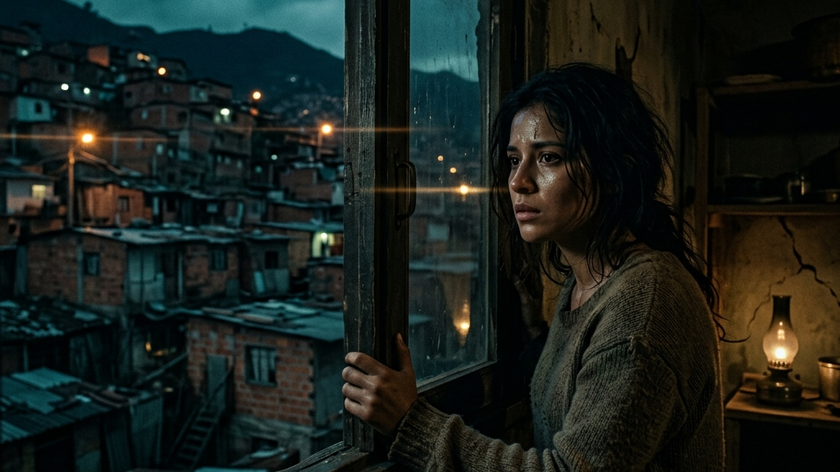
#> input picture dist/artfan/animal.png, 840 x 472 px, shrunk from 1024 x 576 before the run, given in place of media__1775473097787.jpg, which was not available
$ python process_image.py
#> lines starting #> are read from the running program, lines starting #| are printed output that depends on the picture; pictures that were not available may be replaced by others from this repository, and a replacement may not be noted
from PIL import Image, ImageEnhance, ImageOps

input_path = '/Users/Jorge/.gemini/antigravity/brain/a93ab619-ced5-46cd-83b8-5a89458cb177/media__1775473097787.jpg'
output_path = 'public/artfan/gauguin.png'

try:
    img = Image.open(input_path).convert('RGB')
#> img is the input picture: PIL image 840x472 RGB; mean R, G, B 25.2, 31.9, 27.5

    # 1. Decrease brightness slightly
    enhancer = ImageEnhance.Brightness(img)
    img = enhancer.enhance(0.75)
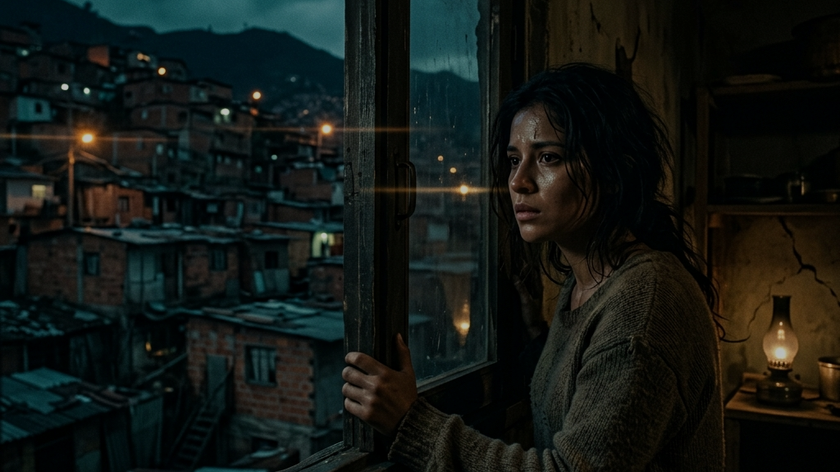
#> img: PIL image 840x472 RGB; mean R, G, B 18.5, 23.6, 20.2

    # 2. Increase contrast to make it punchy
    enhancer = ImageEnhance.Contrast(img)
    img = enhancer.enhance(1.2)

    # 3. Decrease saturation to make it less overwhelmingly yellow, more cinematic
    enhancer = ImageEnhance.Color(img)
    img = enhancer.enhance(0.8)

    # 4. Apply a very subtle cool/dark tint by blending with a dark color
    tint = Image.new('RGB', img.size, (10, 10, 15)) # Very dark bluish-gray
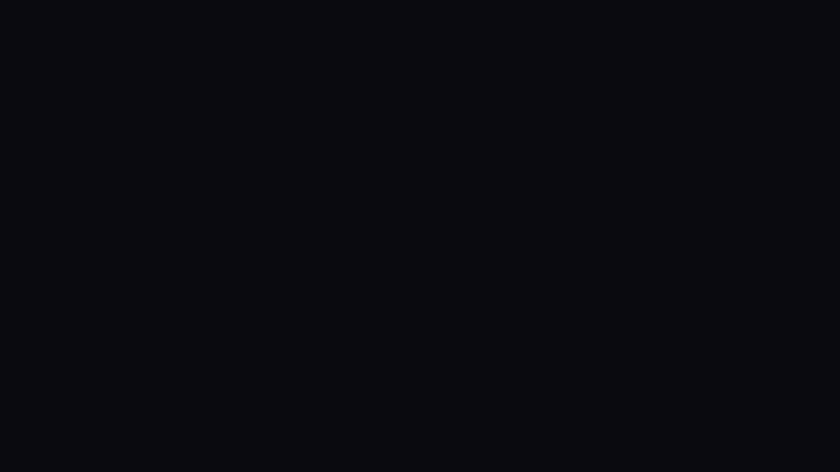
#> tint: PIL image 840x472 RGB; mean R, G, B 10, 10, 15
    img = Image.blend(img, tint, alpha=0.15)

    img.save(output_path, format='PNG')
    print("Successfully processed the image.")
except Exception as e:
    print(f"Error processing image: {e}")

$ run again, on dist/artfan/horamenos.png
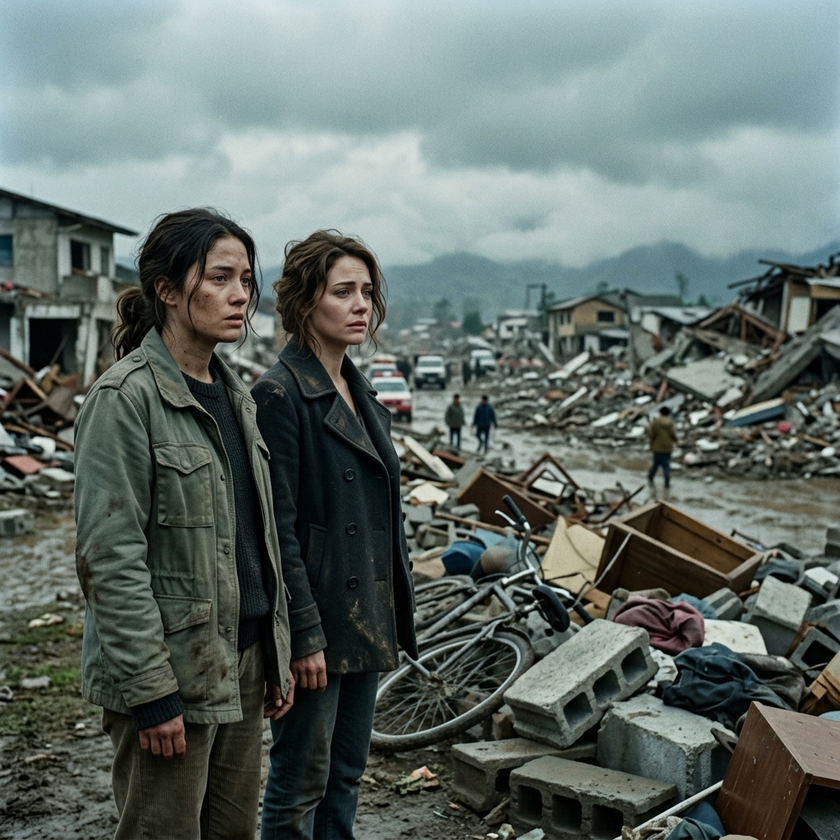
#> input picture dist/artfan/horamenos.png, 840 x 840 px, shrunk from 1024 x 1024 before the run, given in place of media__1775473097787.jpg, which was not available
#> img is the input picture: PIL image 840x840 RGB; mean R, G, B 97.4, 108.6, 104.1
#> `img = enhancer.enhance(0.75)`:
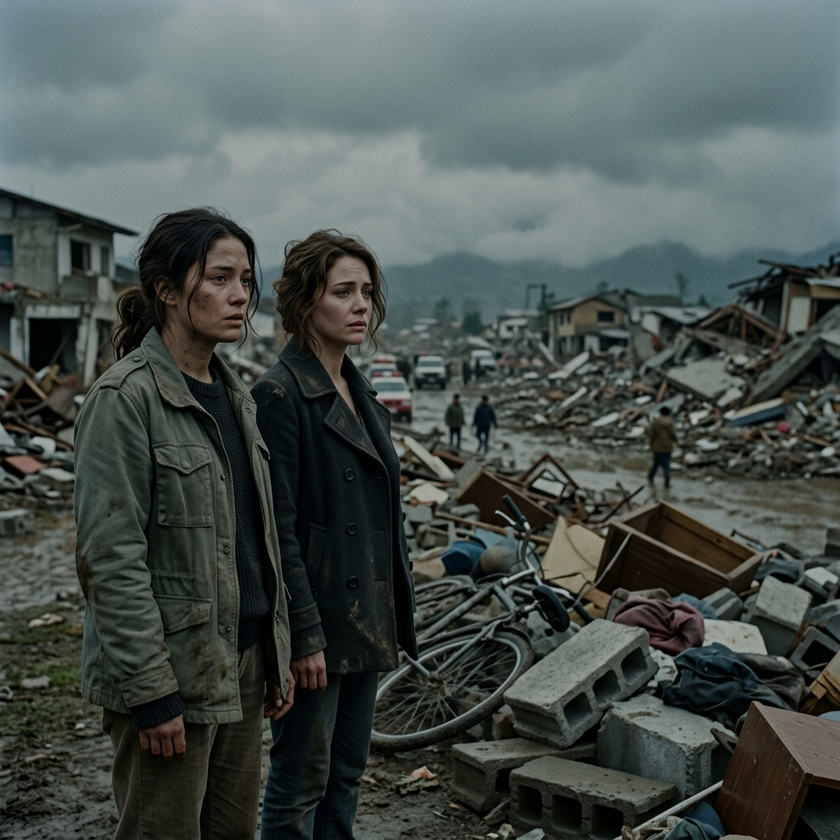
#> img: PIL image 840x840 RGB; mean R, G, B 72.7, 81.1, 77.7
